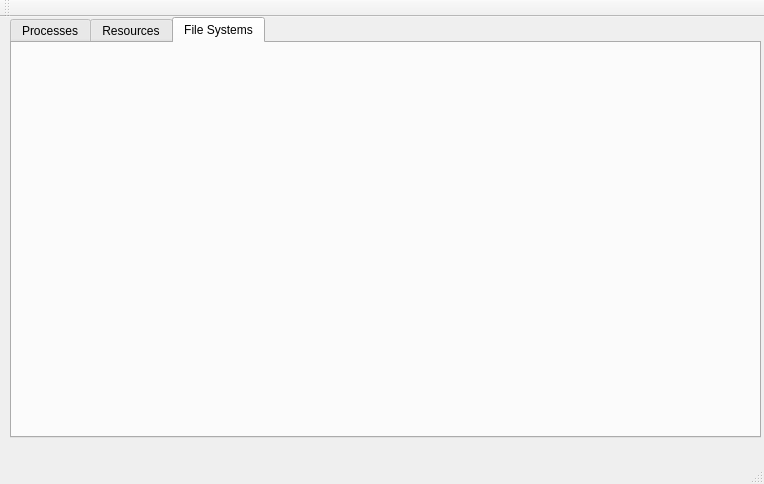
<?xml version="1.0" encoding="UTF-8"?>
<ui version="4.0">
 <class>MainWindow</class>
 <widget class="QMainWindow" name="MainWindow">
  <property name="geometry">
   <rect>
    <x>0</x>
    <y>0</y>
    <width>764</width>
    <height>484</height>
   </rect>
  </property>
  <property name="windowTitle">
   <string>MainWindow</string>
  </property>
  <widget class="QWidget" name="centralWidget">
   <widget class="QTabWidget" name="tabWidget">
    <property name="geometry">
     <rect>
      <x>10</x>
      <y>0</y>
      <width>751</width>
      <height>421</height>
     </rect>
    </property>
    <property name="currentIndex">
     <number>2</number>
    </property>
    <widget class="QWidget" name="tabProcesses">
     <attribute name="title">
      <string>Processes</string>
     </attribute>
     <attribute name="toolTip">
      <string>Show list of all running processes etc.</string>
     </attribute>
    </widget>
    <widget class="QWidget" name="tabResources">
     <attribute name="title">
      <string>Resources</string>
     </attribute>
    </widget>
    <widget class="QWidget" name="tabFileSystems">
     <attribute name="title">
      <string>File Systems</string>
     </attribute>
     <widget class="QWidget" name="horizontalLayoutWidget">
      <property name="geometry">
       <rect>
        <x>30</x>
        <y>40</y>
        <width>631</width>
        <height>311</height>
       </rect>
      </property>
      <layout class="QHBoxLayout" name="hlFileSystems"/>
     </widget>
    </widget>
   </widget>
  </widget>
  <widget class="QMenuBar" name="menuBar">
   <property name="geometry">
    <rect>
     <x>0</x>
     <y>0</y>
     <width>764</width>
     <height>19</height>
    </rect>
   </property>
  </widget>
  <widget class="QToolBar" name="mainToolBar">
   <attribute name="toolBarArea">
    <enum>TopToolBarArea</enum>
   </attribute>
   <attribute name="toolBarBreak">
    <bool>false</bool>
   </attribute>
  </widget>
  <widget class="QStatusBar" name="statusBar"/>
 </widget>
 <layoutdefault spacing="6" margin="11"/>
 <resources/>
 <connections/>
</ui>
